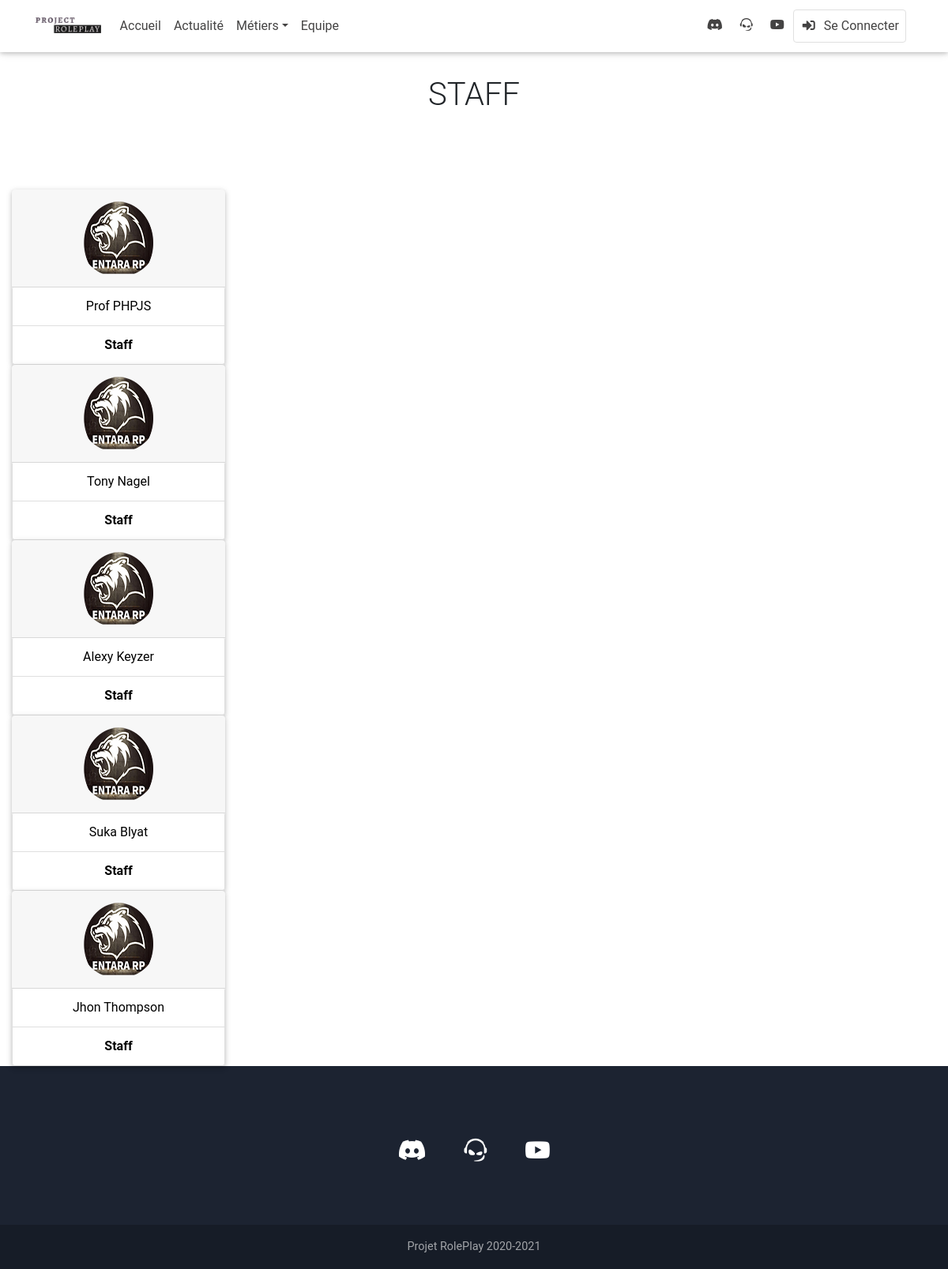
The page /?page=staff on the database its author committed.
### tables this page shows
CREATE TABLE `users` (
  `identifier` varchar(50) NOT NULL,
  `license` varchar(50) DEFAULT NULL,
  `money` int(11) DEFAULT NULL,
  `name` varchar(50) DEFAULT '',
  `skin` longtext DEFAULT NULL,
  `job` varchar(50) DEFAULT 'unemployed',
  `job2` varchar(50) DEFAULT 'unemployed2',
  `job_grade` int(11) DEFAULT 0,
  `job2_grade` int(11) DEFAULT 0,
  `loadout` longtext DEFAULT NULL,
  `position` varchar(255) DEFAULT NULL,
  `bank` int(11) DEFAULT NULL,
  `permission_level` int(11) DEFAULT NULL,
  `group` varchar(50) DEFAULT NULL,
  `firstname` varchar(50) DEFAULT '',
  `lastname` varchar(50) DEFAULT '',
  `dateofbirth` varchar(25) DEFAULT '',
  `sex` varchar(10) DEFAULT '',
  `height` varchar(5) DEFAULT '',
  `isDead` tinyint(1) DEFAULT 0,
  `phone_number` varchar(10) DEFAULT NULL,
  `status` longtext DEFAULT NULL,
  `last_property` varchar(255) DEFAULT NULL,
  `tattoos` longtext DEFAULT NULL,
  `pet` varchar(50) DEFAULT NULL,
  `nbr_Up` int(11) DEFAULT 0
);

### includes/class/equipe.class.php (the view, shortened to what this page needs)
<?php
    class Staff{
        private $firstname;
        private $lastname;
        private $rank;
        public function __construct($data){
            $this->firstname=$data['firstname'];
            $this->lastname=$data['lastname'];
            $this->rank=$data['permission_level'];
        }
        public function getFirstname(){
            return $this->firstname;
        }
        public function getLastname(){
            return $this->lastname;
        }
        public function getRank($rank) {
            switch ($rank) {
                case 4:
                    $PlayerRank = 'Staff';
                break;
            }
            return $PlayerRank;
        }
        public function afficherStaff() {
            echo'
            <div class="col-xs-12 col-sm-3 col-md-3 col-lg-3">
                <div class="card">
                    <div class="card-header text-center">
                        <img src="img/team/staff.png" id="avatar" class="rounded-circle">
                    </div>
                    <div class="list-group text-center">
                        <div class="list-group-item" style="color: black">'.$this->getFirstname().' '.$this->getLastname().'</div>
                        <div class="list-group-item" style="color: black"><strong>'.$this->getRank($this->rank).'</strong></div>
                    </div>
                </div>
            </div>
            ';
        }
    }

### pages/staff.php
<h1 class="my-5 py-5 d-flex justify-content-center">STAFF</h1>
<?php
    require './includes/class/equipe.class.php';
    $request = "SELECT * FROM users WHERE permission_level > 0";
    $query = $bdd->query($request);
    while ($staff = $query->fetch()) {
        $classStaff = new Staff($staff);
        $classStaff->afficherStaff();
    }
?>

### rows shown on the page
users: firstname "Prof", lastname "PHPJS", permission_level "Staff"
users: firstname "Tony", lastname "Nagel", permission_level "Staff"
users: firstname "Alexy", lastname "Keyzer", permission_level "Staff"
users: firstname "Suka", lastname "Blyat", permission_level "Staff"
users: firstname "Jhon", lastname "Thompson", permission_level "Staff"
